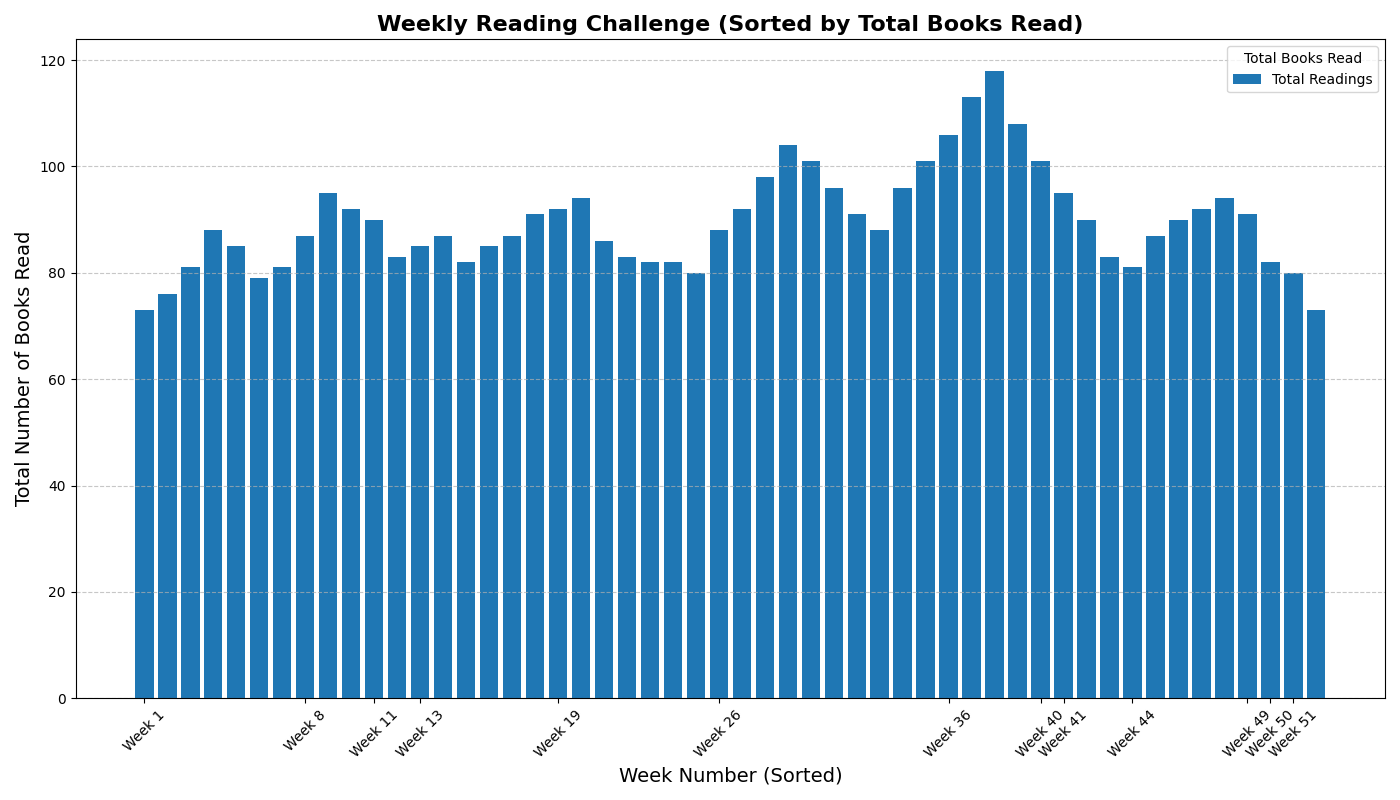

Python code for this plot:
import matplotlib.pyplot as plt
import numpy as np

# Weeks of the year for simplicity (12 genres, one per month)
weeks = np.array(range(1, 53))

# Reading engagement data (Books read per week) for different genres (fictional data)
mystery_readings = np.array([
    25, 28, 30, 32, 29, 25, 27, 32, 35, 30, 28, 26, 33, 35, 28, 30, 32, 36, 38, 40, 
    32, 28, 30, 29, 27, 35, 38, 40, 45, 42, 40, 38, 35, 40, 42, 45, 48, 50, 45, 42, 
    40, 38, 35, 30, 32, 34, 36, 38, 35, 30, 28, 25
])
fantasy_readings = np.array([
    18, 20, 22, 25, 23, 22, 24, 26, 29, 27, 25, 23, 20, 22, 25, 27, 28, 26, 24, 22, 
    20, 19, 21, 23, 25, 26, 28, 29, 27, 25, 23, 22, 24, 26, 27, 28, 30, 32, 29, 27, 
    25, 23, 20, 21, 23, 25, 26, 28, 29, 27, 26, 24
])
science_fiction_readings = np.array([
    30, 28, 29, 31, 33, 32, 30, 29, 31, 35, 37, 34, 32, 30, 29, 28, 27, 29, 30, 32, 
    34, 36, 31, 30, 28, 27, 26, 29, 32, 34, 33, 31, 29, 30, 32, 33, 35, 36, 34, 32, 
    30, 29, 28, 30, 32, 31, 30, 28, 27, 25, 26, 24
])

# Total readings per week across all genres
total_readings = mystery_readings + fantasy_readings + science_fiction_readings

# Sorting weeks based on total readings
sorted_indices = np.argsort(total_readings)
sorted_weeks = weeks[sorted_indices]
sorted_readings = total_readings[sorted_indices]

# Plot Data:
fig, ax = plt.subplots(figsize=(14, 8))

# Plot sorted total reading data using a bar chart
ax.bar(sorted_weeks, sorted_readings, color='#1f77b4', label='Total Readings')

# Setting up the title and labels
ax.set_title('Weekly Reading Challenge (Sorted by Total Books Read)', fontsize=16, fontweight='bold')
ax.set_xlabel('Week Number (Sorted)', fontsize=14)
ax.set_ylabel('Total Number of Books Read', fontsize=14)
ax.legend(title='Total Books Read', loc='upper right')

ax.set_xticks(sorted_weeks[::4])
ax.set_xticklabels([f'Week {i}' for i in sorted_weeks[::4]], rotation=45)
ax.grid(axis='y', linestyle='--', alpha=0.7)

plt.tight_layout()
plt.show()
